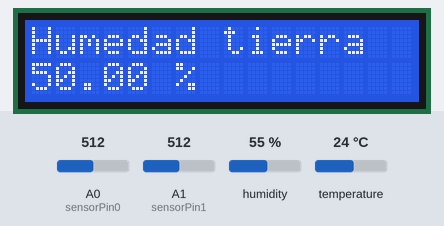
Bench run of a sketch on a simulated Arduino Uno, built with avr-gcc and run on an emulated ATmega328P. Parts: 16×2 character LCD. The test bench sets the inputs (shaded band); at power-on: humidity 55 %, A0 (sensorPin0) = 512, temperature 24 °C, A1 (sensorPin1) = 512. What the sketch prints to the serial monitor is not drawn.

Above: at 4.2 s.
4.3 s: humidity set to 22 %
At 12.8 s:
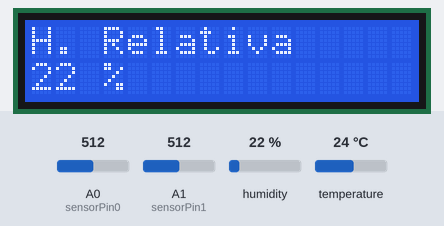
14.8 s: A0 (sensorPin0) set to 716
At 16.3 s:
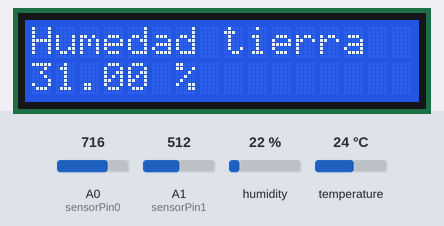
21.7 s: temperature set to 12 °C
At 32.3 s:
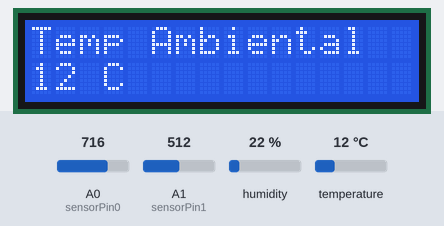
33.8 s: A0 (sensorPin0) set to 992
At 34.6 s:
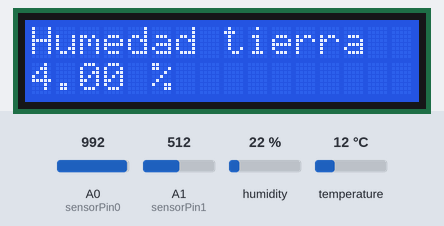
40.7 s: humidity set to 40 %
At 49.4 s:
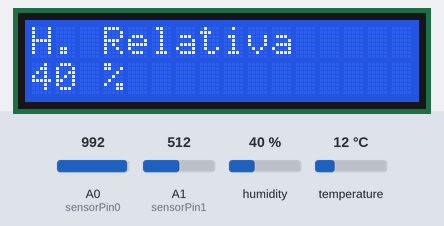
51.8 s: A0 (sensorPin0) set to 306
At 52.9 s:
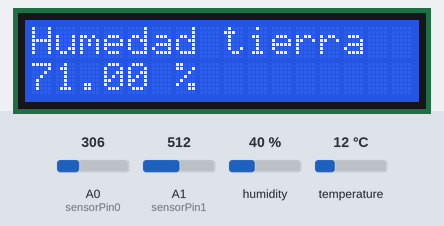
Timing chart, 0 to 54.8 s (numbered marks = the images above; inputs shaded):
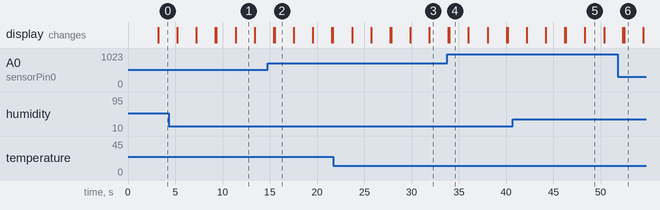

Measured:
- what the display in image 1 shows lasts 2.0 s, from 11.4 s to 13.4 s

The sketch:

Sensor_humedad.ino
```cpp
/*invernadero stage 1*/
#include <Wire.h>
#include <LiquidCrystal_I2C.h>
#include "DHT.h"  //libreria adafruit dht
#define DHTPIN 7     //pin conectado al sensor de humedad del aire

// define el tipo de sensor a utilizar
#define DHTTYPE DHT11   // DHT 11
//#define DHTTYPE DHT22   // DHT 22  (AM2302)
//#define DHTTYPE DHT21   // DHT 21 (AM2301)
LiquidCrystal_I2C lcd(0x3f,16,2);  //
DHT dht(DHTPIN, DHTTYPE);  //Indica el pin con el que trabajamos y el tipo de sensor
int maxh=0, minh=100, maxt=0, mint=100;  //Variables para ir comprobando maximos y minimos
int t,h;

const int sensorPin0 = A0;
const int sensorPin1 = A1;


void setup()
{
  Serial.begin(9600);
  Serial.println("Comprobacion sensor DHTxx:");
  dht.begin();
  lcd.init();
  lcd.backlight();
  lcd.print("Invernadero");
  delay(3000);
}

void loop()
{
  int humedad0 = analogRead(sensorPin0);
  int humedad1 = analogRead(sensorPin1);

  float porcentaje_sin_calcular0=map(humedad0, 0, 1023, 0, 100);
  float porcentaje_sin_calcular1=map(humedad1, 0, 1023, 0, 100);
  float porcentaje_calculado0=100-porcentaje_sin_calcular0;
  float porcentaje_calculado1=100-porcentaje_sin_calcular1;

  Serial.print("Porcentaje Calculado Sensor 0: ");
  Serial.println(porcentaje_calculado0);
  Serial.print("Porcentaje Calculado 1: ");
  Serial.println(porcentaje_calculado1);
  Serial.println(" ");
  h = dht.readHumidity();  //Guarda la lectura de la humedad en la variable float h
  t = dht.readTemperature();  //Guarda la lectura de la temperatura en la variable float t
  if (isnan(t) || isnan(h)) // funcion que comprueba si son numeros las variables indicadas
  {
    Serial.println("Fallo al leer del sensor DHT"); //Mostramos mensaje de fallo si no son numeros
  } else {
    //Mostramos mensaje con valores actuales de humedad y temperatura, asi como maximos y minimos de cada uno de ellos
    Serial.print("Humedad relativa: ");
    Serial.print(h);
    Serial.print(" %\t");
    Serial.print("Temperatura: ");
    Serial.print(t);
    Serial.println(" *C");
    //Comprobacion de maximos y minimos de humedad y temperatura
    if (maxh<h)
      maxh=h;
    if (h<minh)
      minh=h;
    if (maxt<t)
      maxt=t;
    if (t<mint)
      mint=t;
    Serial.print("Max: ");
    Serial.print(maxh);
    Serial.print(" % ");
    Serial.print("Min: ");
    Serial.print(minh);
    Serial.print(" %\t");
    Serial.print("Max: ");
    Serial.print(maxt);
    Serial.print(" *C ");
    Serial.print("Min: ");
    Serial.print(mint);
    Serial.println(" *C\n");
  }
 lcd.setCursor(0,0);
 lcd.print("Humedad tierra");
 lcd.setCursor(0,1);
 lcd.print(String(porcentaje_calculado0)+" %");
 delay(2000);
 lcd.clear();
 lcd.setCursor(0,0);
 lcd.print("H. Relativa");
 lcd.setCursor(0,1);
 lcd.print(String(h)+" %");
 delay(2000);
 lcd.clear();
 lcd.setCursor(0,0);
 lcd.print("Temp Ambiental");
 lcd.setCursor(0,1);
 lcd.print(String(t)+" C");
 delay(2000);
 lcd.clear();
}
```
